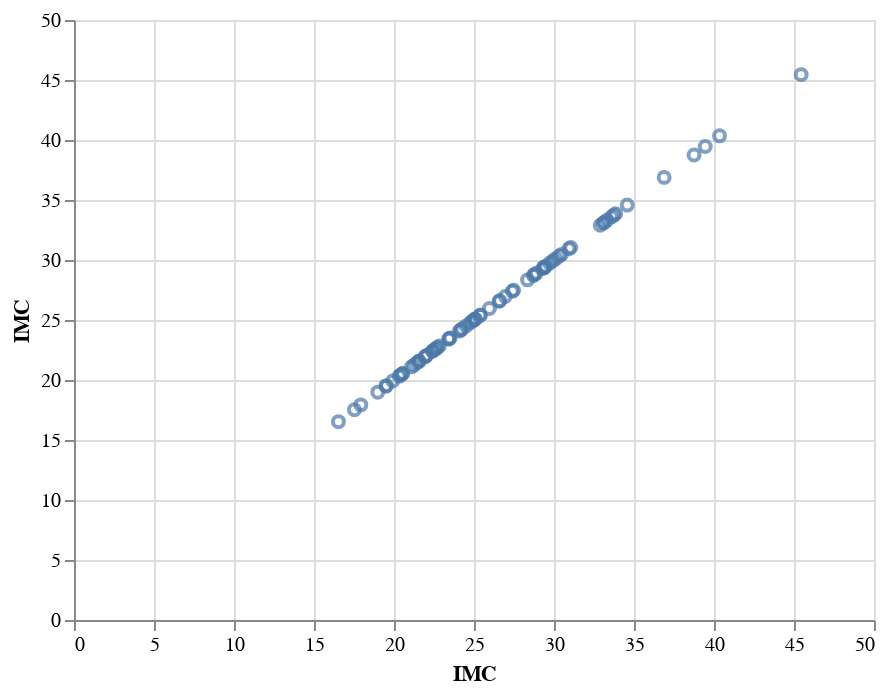

Source (notebook cell):
### Markdown cell above
coordenadas paralelas ---- simon altair, holoviews

### Code cell
import altair as alt
chart = alt.Chart(df_op)#El objeto fundamental en Altair es Chart, el cual toma un "data frame" como su único argumento
alt.Chart(df_op).mark_point()
alt.Chart(df_op).mark_point().encode(
  y='IMC',
)

alt.Chart(df_op).mark_point().encode(
    x='IMC',
    y='IMC'
)

### Figure 1 — Vega-Lite specification as saved in the notebook (floating-point values rounded to 4 significant figures)
{"config": {"view": {"continuousWidth": 400, "continuousHeight": 300}}, "data": {"name": "data-1463b50384c1370f5eacb55764a6d2b3"}, "mark": "point", "encoding": {"x": {"field": "IMC", "type": "quantitative"}, "y": {"field": "IMC", "type": "quantitative"}}, "$schema": "https://vega.github.io/schema/vega-lite/v4.17.0.json", "datasets": {"data-1463b50384c1370f5eacb55764a6d2b3": [{"Edad": 3, "Altura": 1.5, "Peso": 65.0, "BECK ": 3, "STAI.ANSIEDAD": 26, "BULLIT": 52, "IMC": 28.89, "Nivel de educación": 0, "label": 1}, {"Edad": 0, "Altura": 1.65, "Peso": 61.0, "BECK ": 0, "STAI.ANSIEDAD": 26, "BULLIT": 49, "IMC": 22.41, "Nivel de educación": 5, "label": 1}, {"Edad": 2, "Altura": 1.52, "Peso": 105.0, "BECK ": 22, "STAI.ANSIEDAD": 29, "BULLIT": 68, "IMC": 45.45, "Nivel de educación": 4, "label": 0}, {"Edad": 0, "Altura": 1.6, "Peso": 54.0, "BECK ": 1, "STAI.ANSIEDAD": 26, "BULLIT": 42, "IMC": 21.09, "Nivel de educación": 0, "label": 1}, {"Edad": 2, "Altura": 1.65, "Peso": 64.0, "BECK ": 5, "STAI.ANSIEDAD": 24, "BULLIT": 45, "IMC": 23.51, "Nivel de educación": 0, "label": 1}, {"Edad": 3, "Altura": 1.51, "Peso": 67.0, "BECK ": 2, "STAI.ANSIEDAD": 20, "BULLIT": 51, "IMC": 29.38, "Nivel de educación": 3, "label": 1}, {"Edad": 3, "Altura": 1.74, "Peso": 94.0, "BECK ": 15, "STAI.ANSIEDAD": 25, "BULLIT": 96, "IMC": 31.05, "Nivel de educación": 5, "label": 0}, {"Edad": 2, "Altura": 1.54, "Peso": 82.0, "BECK ": 5, "STAI.ANSIEDAD": 26, "BULLIT": 52, "IMC": 34.58, "Nivel de educación": 4, "label": 1}, {"Edad": 1, "Altura": 1.6, "Peso": 51.0, "BECK ": 31, "STAI.ANSIEDAD": 34, "BULLIT": 69, "IMC": 19.92, "Nivel de educación": 4, "label": 0}, {"Edad": 1, "Altura": 1.6, "Peso": 69.0, "BECK ": 8, "STAI.ANSIEDAD": 31, "BULLIT": 81, "IMC": 26.95, "Nivel de educación": 0, "label": 0}, {"Edad": 3, "Altura": 1.65, "Peso": 66.0, "BECK ": 16, "STAI.ANSIEDAD": 29, "BULLIT": 39, "IMC": 24.24, "Nivel de educación": 0, "label": 1}, {"Edad": 1, "Altura": 1.64, "Peso": 89.0, "BECK ": 22, "STAI.ANSIEDAD": 29, "BULLIT": 91, "IMC": 33.09, "Nivel de educación": 2, "label": 0}, {"Edad": 3, "Altura": 1.74, "Peso": 59.0, "BECK ": 26, "STAI.ANSIEDAD": 30, "BULLIT": 45, "IMC": 19.49, "Nivel de educación": 4, "label": 1}, {"Edad": 2, "Altura": 1.65, "Peso": 80.0, "BECK ": 10, "STAI.ANSIEDAD": 21, "BULLIT": 59, "IMC": 29.38, "Nivel de educación": 0, "label": 1}, {"Edad": 2, "Altura": 1.76, "Peso": 68.0, "BECK ": 0, "STAI.ANSIEDAD": 23, "BULLIT": 40, "IMC": 21.95, "Nivel de educación": 0, "label": 1}, {"Edad": 2, "Altura": 1.7, "Peso": 72.0, "BECK ": 6, "STAI.ANSIEDAD": 25, "BULLIT": 57, "IMC": 24.91, "Nivel de educación": 5, "label": 1}, {"Edad": 2, "Altura": 1.6, "Peso": 65.0, "BECK ": 3, "STAI.ANSIEDAD": 27, "BULLIT": 67, "IMC": 25.39, "Nivel de educación": 2, "label": 0}, {"Edad": 0, "Altura": 1.59, "Peso": 57.0, "BECK ": 6, "STAI.ANSIEDAD": 21, "BULLIT": 58, "IMC": 22.55, "Nivel de educación": 5, "label": 1}, {"Edad": 0, "Altura": 1.54, "Peso": 78.0, "BECK ": 11, "STAI.ANSIEDAD": 24, "BULLIT": 57, "IMC": 32.89, "Nivel de educación": 2, "label": 1}, {"Edad": 1, "Altura": 1.6, "Peso": 68.0, "BECK ": 11, "STAI.ANSIEDAD": 27, "BULLIT": 81, "IMC": 26.56, "Nivel de educación": 4, "label": 0}, {"Edad": 0, "Altura": 1.56, "Peso": 70.0, "BECK ": 19, "STAI.ANSIEDAD": 25, "BULLIT": 61, "IMC": 28.76, "Nivel de educación": 2, "label": 0}, {"Edad": 0, "Altura": 1.63, "Peso": 64.0, "BECK ": 31, "STAI.ANSIEDAD": 28, "BULLIT": 102, "IMC": 24.09, "Nivel de educación": 2, "label": 0}, {"Edad": 0, "Altura": 1.64, "Peso": 58.0, "BECK ": 3, "STAI.ANSIEDAD": 25, "BULLIT": 44, "IMC": 21.56, "Nivel de educación": 2, "label": 1}, {"Edad": 2, "Altura": 1.6, "Peso": 86.0, "BECK ": 9, "STAI.ANSIEDAD": 20, "BULLIT": 68, "IMC": 33.59, "Nivel de educación": 5, "label": 0}, {"Edad": 2, "Altura": 1.58, "Peso": 57.0, "BECK ": 19, "STAI.ANSIEDAD": 26, "BULLIT": 42, "IMC": 22.83, "Nivel de educación": 4, "label": 1}, {"Edad": 3, "Altura": 1.66, "Peso": 56.0, "BECK ": 4, "STAI.ANSIEDAD": 20, "BULLIT": 38, "IMC": 20.32, "Nivel de educación": 5, "label": 1}, {"Edad": 1, "Altura": 1.61, "Peso": 65.0, "BECK ": 3, "STAI.ANSIEDAD": 25, "BULLIT": 56, "IMC": 25.08, "Nivel de educación": 4, "label": 1}, {"Edad": 3, "Altura": 1.61, "Peso": 71.0, "BECK ": 11, "STAI.ANSIEDAD": 23, "BULLIT": 52, "IMC": 27.39, "Nivel de educación": 4, "label": 1}, {"Edad": 3, "Altura": 1.6, "Peso": 75.0, "BECK ": 5, "STAI.ANSIEDAD": 26, "BULLIT": 59, "IMC": 29.3, "Nivel de educación": 1, "label": 1}, {"Edad": 3, "Altura": 1.78, "Peso": 98.0, "BECK ": 33, "STAI.ANSIEDAD": 31, "BULLIT": 92, "IMC": 30.93, "Nivel de educación": 2, "label": 0}, {"Edad": 2, "Altura": 1.64, "Peso": 65.0, "BECK ": 0, "STAI.ANSIEDAD": 27, "BULLIT": 36, "IMC": 24.17, "Nivel de educación": 3, "label": 1}, {"Edad": 3, "Altura": 1.68, "Peso": 94.0, "BECK ": 10, "STAI.ANSIEDAD": 24, "BULLIT": 80, "IMC": 33.3, "Nivel de educación": 5, "label": 0}, {"Edad": 3, "Altura": 1.68, "Peso": 85.0, "BECK ": 24, "STAI.ANSIEDAD": 29, "BULLIT": 71, "IMC": 30.12, "Nivel de educación": 1, "label": 0}, {"Edad": 3, "Altura": 1.69, "Peso": 82.0, "BECK ": 17, "STAI.ANSIEDAD": 29, "BULLIT": 33, "IMC": 28.71, "Nivel de educación": 5, "label": 1}, {"Edad": 0, "Altura": 1.6, "Peso": 50.0, "BECK ": 10, "STAI.ANSIEDAD": 25, "BULLIT": 52, "IMC": 19.53, "Nivel de educación": 5, "label": 1}, {"Edad": 2, "Altura": 1.55, "Peso": 53.0, "BECK ": 0, "STAI.ANSIEDAD": 19, "BULLIT": 40, "IMC": 22.06, "Nivel de educación": 5, "label": 1}, {"Edad": 3, "Altura": 1.78, "Peso": 125.0, "BECK ": 7, "STAI.ANSIEDAD": 23, "BULLIT": 84, "IMC": 39.45, "Nivel de educación": 2, "label": 0}, {"Edad": 3, "Altura": 1.62, "Peso": 78.5, "BECK ": 3, "STAI.ANSIEDAD": 21, "BULLIT": 47, "IMC": 29.91, "Nivel de educación": 2, "label": 1}, {"Edad": 3, "Altura": 1.57, "Peso": 64.0, "BECK ": 14, "STAI.ANSIEDAD": 20, "BULLIT": 38, "IMC": 25.96, "Nivel de educación": 5, "label": 1}, {"Edad": 1, "Altura": 1.53, "Peso": 69.0, "BECK ": 2, "STAI.ANSIEDAD": 23, "BULLIT": 51, "IMC": 29.48, "Nivel de educación": 5, "label": 1}, {"Edad": 2, "Altura": 1.71, "Peso": 98.7, "BECK ": 23, "STAI.ANSIEDAD": 32, "BULLIT": 128, "IMC": 33.75, "Nivel de educación": 5, "label": 0}, {"Edad": 0, "Altura": 1.59, "Peso": 48.0, "BECK ": 0, "STAI.ANSIEDAD": 20, "BULLIT": 42, "IMC": 18.99, "Nivel de educación": 4, "label": 1}, {"Edad": 0, "Altura": 1.63, "Peso": 54.5, "BECK ": 9, "STAI.ANSIEDAD": 29, "BULLIT": 37, "IMC": 20.51, "Nivel de educación": 4, "label": 1}, {"Edad": 0, "Altura": 1.69, "Peso": 76.0, "BECK ": 0, "STAI.ANSIEDAD": 21, "BULLIT": 39, "IMC": 26.61, "Nivel de educación": 2, "label": 1}, {"Edad": 0, "Altura": 1.6, "Peso": 65.0, "BECK ": 8, "STAI.ANSIEDAD": 24, "BULLIT": 48, "IMC": 25.39, "Nivel de educación": 2, "label": 1}, {"Edad": 1, "Altura": 1.63, "Peso": 88.0, "BECK ": 6, "STAI.ANSIEDAD": 25, "BULLIT": 51, "IMC": 33.12, "Nivel de educación": 0, "label": 1}, {"Edad": 0, "Altura": 1.44, "Peso": 52.0, "BECK ": 0, "STAI.ANSIEDAD": 27, "BULLIT": 33, "IMC": 25.08, "Nivel de educación": 4, "label": 1}, {"Edad": 2, "Altura": 1.63, "Peso": 57.0, "BECK ": 0, "STAI.ANSIEDAD": 21, "BULLIT": 51, "IMC": 21.45, "Nivel de educación": 5, "label": 1}, {"Edad": 0, "Altura": 1.68, "Peso": 60.0, "BECK ": 1, "STAI.ANSIEDAD": 23, "BULLIT": 43, "IMC": 21.26, "Nivel de educación": 4, "label": 1}, {"Edad": 0, "Altura": 1.6, "Peso": 78.0, "BECK ": 6, "STAI.ANSIEDAD": 20, "BULLIT": 47, "IMC": 30.47, "Nivel de educación": 4, "label": 1}, {"Edad": 0, "Altura": 1.58, "Peso": 84.5, "BECK ": 20, "STAI.ANSIEDAD": 25, "BULLIT": 42, "IMC": 33.85, "Nivel de educación": 2, "label": 1}, {"Edad": 0, "Altura": 1.64, "Peso": 63.0, "BECK ": 16, "STAI.ANSIEDAD": 29, "BULLIT": 53, "IMC": 23.42, "Nivel de educación": 4, "label": 1}, {"Edad": 0, "Altura": 1.65, "Peso": 45.0, "BECK ": 8, "STAI.ANSIEDAD": 27, "BULLIT": 43, "IMC": 16.53, "Nivel de educación": 4, "label": 1}, {"Edad": 0, "Altura": 1.64, "Peso": 58.0, "BECK ": 14, "STAI.ANSIEDAD": 22, "BULLIT": 55, "IMC": 21.56, "Nivel de educación": 4, "label": 1}, {"Edad": 0, "Altura": 1.55, "Peso": 49.0, "BECK ": 3, "STAI.ANSIEDAD": 29, "BULLIT": 54, "IMC": 20.4, "Nivel de educación": 5, "label": 1}, {"Edad": 0, "Altura": 1.6, "Peso": 60.0, "BECK ": 1, "STAI.ANSIEDAD": 23, "BULLIT": 37, "IMC": 23.44, "Nivel de educación": 4, "label": 1}, {"Edad": 2, "Altura": 1.67, "Peso": 50.0, "BECK ": 6, "STAI.ANSIEDAD": 21, "BULLIT": 55, "IMC": 17.93, "Nivel de educación": 5, "label": 1}, {"Edad": 0, "Altura": 1.6, "Peso": 58.0, "BECK ": 7, "STAI.ANSIEDAD": 27, "BULLIT": 48, "IMC": 22.66, "Nivel de educación": 4, "label": 1}, {"Edad": 0, "Altura": 1.69, "Peso": 70.0, "BECK ": 8, "STAI.ANSIEDAD": 24, "BULLIT": 75, "IMC": 24.51, "Nivel de educación": 4, "label": 0}, {"Edad": 0, "Altura": 1.6, "Peso": 64.0, "BECK ": 8, "STAI.ANSIEDAD": 26, "BULLIT": 44, "IMC": 25.0, "Nivel de educación": 2, "label": 1}, {"Edad": 0, "Altura": 1.65, "Peso": 80.0, "BECK ": 7, "STAI.ANSIEDAD": 23, "BULLIT": 46, "IMC": 29.38, "Nivel de educación": 2, "label": 1}, {"Edad": 0, "Altura": 1.73, "Peso": 68.0, "BECK ": 19, "STAI.ANSIEDAD": 34, "BULLIT": 108, "IMC": 22.72, "Nivel de educación": 4, "label": 0}, {"Edad": 2, "Altura": 1.74, "Peso": 90.0, "BECK ": 4, "STAI.ANSIEDAD": 22, "BULLIT": 77, "IMC": 29.73, "Nivel de educación": 4, "label": 0}, {"Edad": 1, "Altura": 1.7, "Peso": 112.0, "BECK ": 42, "STAI.ANSIEDAD": 29, "BULLIT": 114, "IMC": 38.75, "Nivel de educación": 4, "label": 0}, {"Edad": 3, "Altura": 1.53, "Peso": 71.0, "BECK ": 10, "STAI.ANSIEDAD": 27, "BULLIT": 72, "IMC": 30.33, "Nivel de educación": 5, "label": 0}, {"Edad": 3, "Altura": 1.59, "Peso": 102.0, "BECK ": 11, "STAI.ANSIEDAD": 20, "BULLIT": 67, "IMC": 40.35, "Nivel de educación": 5, "label": 0}, {"Edad": 3, "Altura": 1.63, "Peso": 73.0, "BECK ": 29, "STAI.ANSIEDAD": 23, "BULLIT": 55, "IMC": 27.48, "Nivel de educación": 4, "label": 0}, {"Edad": 3, "Altura": 1.63, "Peso": 98.0, "BECK ": 18, "STAI.ANSIEDAD": 30, "BULLIT": 72, "IMC": 36.89, "Nivel de educación": 3, "label": 0}, {"Edad": 0, "Altura": 1.58, "Peso": 56.0, "BECK ": 26, "STAI.ANSIEDAD": 25, "BULLIT": 61, "IMC": 22.43, "Nivel de educación": 4, "label": 0}, {"Edad": 2, "Altura": 1.68, "Peso": 80.0, "BECK ": 4, "STAI.ANSIEDAD": 27, "BULLIT": 79, "IMC": 28.34, "Nivel de educación": 4, "label": 0}, {"Edad": 0, "Altura": 1.56, "Peso": 50.0, "BECK ": 11, "STAI.ANSIEDAD": 26, "BULLIT": 92, "IMC": 20.55, "Nivel de educación": 2, "label": 0}, {"Edad": 0, "Altura": 1.62, "Peso": 46.0, "BECK ": 2, "STAI.ANSIEDAD": 22, "BULLIT": 40, "IMC": 17.53, "Nivel de educación": 4, "label": 1}, {"Edad": 0, "Altura": 1.64, "Peso": 59.0, "BECK ": 5, "STAI.ANSIEDAD": 27, "BULLIT": 55, "IMC": 21.94, "Nivel de educación": 4, "label": 1}, {"Edad": 0, "Altura": 1.62, "Peso": 65.0, "BECK ": 11, "STAI.ANSIEDAD": 24, "BULLIT": 82, "IMC": 24.77, "Nivel de educación": 5, "label": 0}]}}
